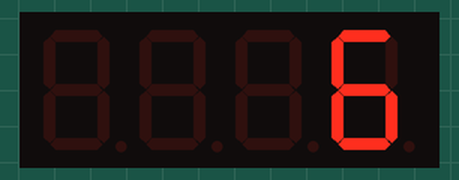
A sketch run on a simulated Arduino Uno, built with avr-gcc and run on an emulated ATmega328P. On the bench: 4-digit seven-segment display. Wiring (inferred from the names in the program): 4-digit 7-segment display, segments lit when HIGH: segments pin 1, pin 2, pin 3, pin 4, pin 5, A0, A1, A2; digit selects pin 10, pin 9, pin 7, pin 6. The segment pins are drawn as the display they are named for.

Above: at 0.1 s.
At 2.1 s:
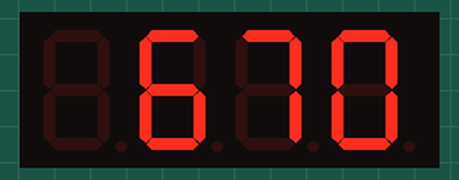
At 7.2 s:
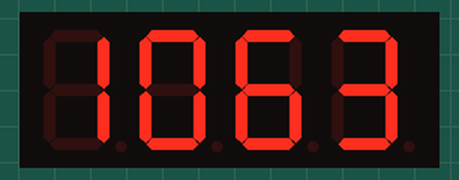
At 16.3 s:
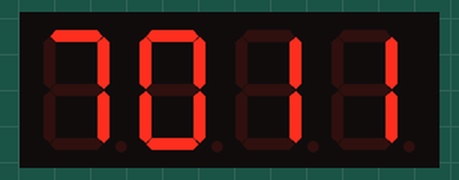
At 25.4 s:
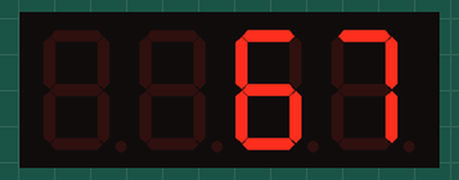
At 32.5 s:
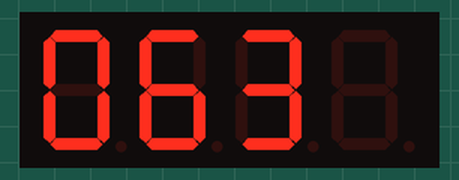

The sketch:

11.ino
```cpp
int segmentA = 1;
int segmentB = 2;
int segmentC = 3;
int segmentD = 4;
int segmentE = 5;
int segmentF = A0;
int segmentG = A1;
int segmentDP = A2;

int digit1 = 10;    //left
int digit2 = 9;
int digit3 = 7;
int digit4 = 6;
int num[][4] = {

  { 10, 10, 10, 6 },
  { 10, 10, 6, 7 },
  { 10, 6, 7, 0 },
  { 6, 7, 0, 1 },
  { 7, 0, 1, 1 },
  { 0, 1, 1, 0 },
  { 1, 1, 0, 6 },
  { 1, 0, 6, 3 },
  { 0, 6, 3, 10 },
  { 6, 3, 10, 10 },
  { 3, 10, 10, 10 },
  { 10, 10, 10, 10 },
};

int frame = 0;
int time = 0;

void setup() {
  pinMode(segmentA, OUTPUT);
  pinMode(segmentB, OUTPUT);
  pinMode(segmentC, OUTPUT);
  pinMode(segmentD, OUTPUT);
  pinMode(segmentE, OUTPUT);
  pinMode(segmentF, OUTPUT);
  pinMode(segmentG, OUTPUT);
  pinMode(segmentDP, OUTPUT);
  pinMode(digit1, OUTPUT);
  pinMode(digit2, OUTPUT);
  pinMode(digit3, OUTPUT);
  pinMode(digit4, OUTPUT);
}

void loop() {
  displayNumber(frame);

  if (millis() - time > 1000) {
    frame++;
    if (frame > 11) frame = 0;
    time = millis();
  }
}

void displayNumber(int f) {
  for (int digit = 1; digit <= 4; digit++) {
    switch (digit) {
      case 1:
        digitalWrite(digit1, HIGH);
        break;
      case 2:
        digitalWrite(digit2, HIGH);
        break;
      case 3:
        digitalWrite(digit3, HIGH);
        break;
      case 4:
        digitalWrite(digit4, HIGH);
        break;
    }
    displaySegment(num[f][digit - 1]);  // แสดงผลบน 7-Segment ขนาด 1 หลัก
    delay(5);                           // หน่วงเวลา 0.5 วินาที
    digitalWrite(digit1, LOW);
    digitalWrite(digit2, LOW);
    digitalWrite(digit3, LOW);
    digitalWrite(digit4, LOW);
  }
}

void displaySegment(int numberToDisplay) {
  switch (numberToDisplay) {

    case 0:  // แสดงผลเลข 0
      digitalWrite(segmentA, HIGH);
      digitalWrite(segmentB, HIGH);
      digitalWrite(segmentC, HIGH);
      digitalWrite(segmentD, HIGH);
      digitalWrite(segmentE, HIGH);
      digitalWrite(segmentF, HIGH);
      digitalWrite(segmentG, LOW);
      break;
    case 1:  // แสดงผลเลข 1
      digitalWrite(segmentA, LOW);
      digitalWrite(segmentB, HIGH);
      digitalWrite(segmentC, HIGH);
      digitalWrite(segmentD, LOW);
      digitalWrite(segmentE, LOW);
      digitalWrite(segmentF, LOW);
      digitalWrite(segmentG, LOW);
      break;

    case 2:  // แสดงผลเลข 2
      digitalWrite(segmentA, HIGH);
      digitalWrite(segmentB, HIGH);
      digitalWrite(segmentC, LOW);
      digitalWrite(segmentD, HIGH);
      digitalWrite(segmentE, HIGH);
      digitalWrite(segmentF, LOW);
      digitalWrite(segmentG, HIGH);
      break;

    case 3:  // แสดงผลเลข 3
      digitalWrite(segmentA, HIGH);
      digitalWrite(segmentB, HIGH);
      digitalWrite(segmentC, HIGH);
      digitalWrite(segmentD, HIGH);
      digitalWrite(segmentE, LOW);
      digitalWrite(segmentF, LOW);
      digitalWrite(segmentG, HIGH);
      break;
    case 4:  // แสดงผลเลข 4
      digitalWrite(segmentA, LOW);
      digitalWrite(segmentB, HIGH);
      digitalWrite(segmentC, HIGH);
      digitalWrite(segmentD, LOW);
      digitalWrite(segmentE, LOW);
      digitalWrite(segmentF, HIGH);
      digitalWrite(segmentG, HIGH);
      break;
    case 5:  // แสดงผลเลข 5
      digitalWrite(segmentA, HIGH);
      digitalWrite(segmentB, LOW);
      digitalWrite(segmentC, HIGH);
      digitalWrite(segmentD, HIGH);
      digitalWrite(segmentE, LOW);
      digitalWrite(segmentF, HIGH);
      digitalWrite(segmentG, HIGH);
      break;
    case 6:  // แสดงผลเลข 6
      digitalWrite(segmentA, HIGH);
      digitalWrite(segmentB, LOW);
      digitalWrite(segmentC, HIGH);
      digitalWrite(segmentD, HIGH);
      digitalWrite(segmentE, HIGH);
      digitalWrite(segmentF, HIGH);
      digitalWrite(segmentG, HIGH);
      break;
    case 7:  // แสดงผลเลข 7
      digitalWrite(segmentA, HIGH);
      digitalWrite(segmentB, HIGH);
      digitalWrite(segmentC, HIGH);
      digitalWrite(segmentD, LOW);
      digitalWrite(segmentE, LOW);
      digitalWrite(segmentF, LOW);
      digitalWrite(segmentG, LOW);
      break;
    case 8:  // แสดงผลเลข 8
      digitalWrite(segmentA, HIGH);
      digitalWrite(segmentB, HIGH);
      digitalWrite(segmentC, HIGH);
      digitalWrite(segmentD, HIGH);
      digitalWrite(segmentE, HIGH);
      digitalWrite(segmentF, HIGH);
      digitalWrite(segmentG, HIGH);
      break;
    case 9:  // แสดงผลเลข 9
      digitalWrite(segmentA, HIGH);
      digitalWrite(segmentB, HIGH);
      digitalWrite(segmentC, HIGH);
      digitalWrite(segmentD, HIGH);
      digitalWrite(segmentE, LOW);
      digitalWrite(segmentF, HIGH);
      digitalWrite(segmentG, HIGH);
      break;
    case 10:  // แสดงผลเลข 0
      digitalWrite(segmentA, 0);
      digitalWrite(segmentB, 0);
      digitalWrite(segmentC, 0);
      digitalWrite(segmentD, 0);
      digitalWrite(segmentE, 0);
      digitalWrite(segmentF, 0);
      digitalWrite(segmentG, 0);
  }
}
```

Measured:
- what the display in image 0 shows lasts 1.1 s, from 0.0 s to 1.1 s
